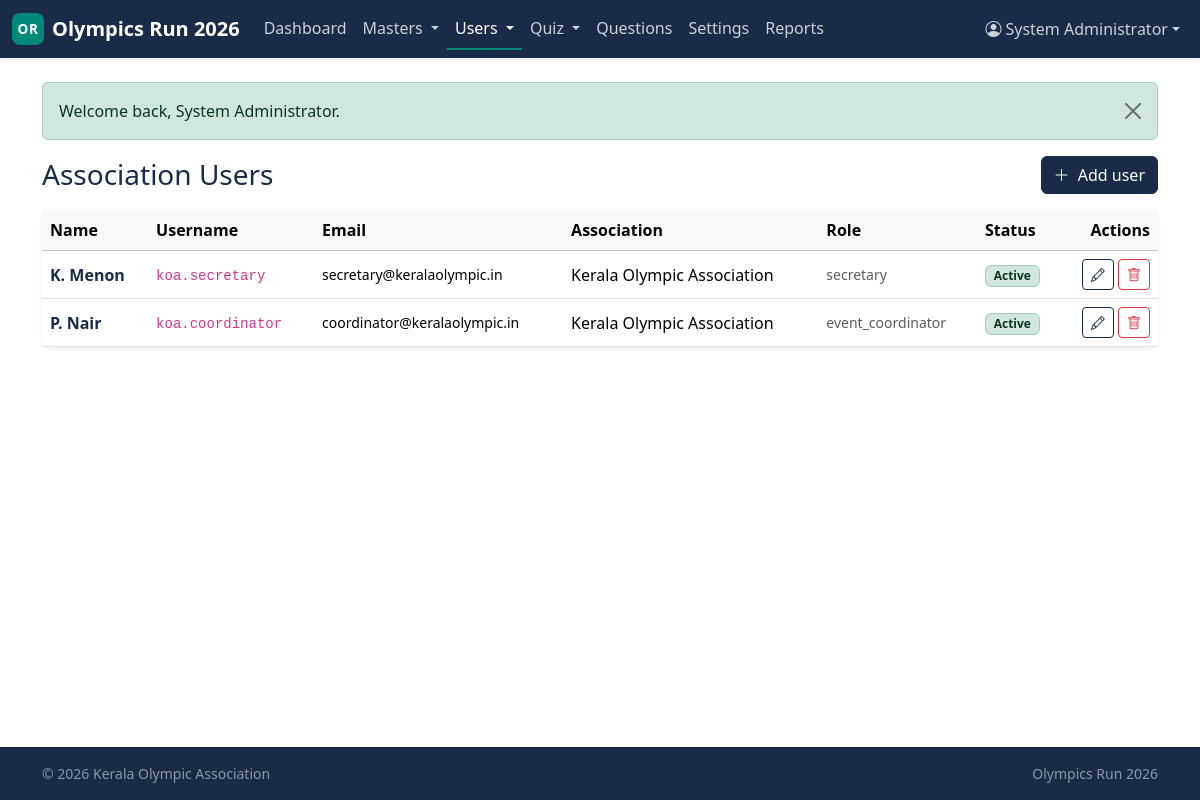
Page /admin/association-users (signed in) on the committed database.
### tables this page shows
CREATE TABLE association_users (
    association_user_id INT UNSIGNED  NOT NULL AUTO_INCREMENT,
    association_id      INT UNSIGNED  NOT NULL,
    username            VARCHAR(64)   NOT NULL,
    email               VARCHAR(190)  NOT NULL,
    password_hash       VARCHAR(255)  NOT NULL,
    full_name           VARCHAR(150)  NOT NULL,
    phone               VARCHAR(20)   NULL,
    role_label          VARCHAR(60)   NOT NULL DEFAULT 'operator',
    status              ENUM('active','suspended') NOT NULL DEFAULT 'active',
    last_login_at       DATETIME      NULL,
    created_at          DATETIME      NOT NULL DEFAULT CURRENT_TIMESTAMP,
    updated_at          DATETIME      NOT NULL DEFAULT CURRENT_TIMESTAMP
                                                ON UPDATE CURRENT_TIMESTAMP,
    PRIMARY KEY (association_user_id),
    UNIQUE KEY uniq_au_username (username),
    UNIQUE KEY uniq_au_email (email),
    KEY idx_au_assoc (association_id),
    KEY idx_au_status (status),
    CONSTRAINT fk_au_assoc
        FOREIGN KEY (association_id) REFERENCES associations(association_id)
        ON DELETE CASCADE
);

CREATE TABLE associations (
    association_id  INT UNSIGNED  NOT NULL AUTO_INCREMENT,
    name            VARCHAR(200)  NOT NULL,
    short_code      VARCHAR(20)   NOT NULL,
    region          VARCHAR(100)  NULL,
    contact_email   VARCHAR(190)  NULL,
    contact_phone   VARCHAR(20)   NULL,
    address         TEXT          NULL,
    logo_path       VARCHAR(255)  NULL,
    status          ENUM('active','inactive') NOT NULL DEFAULT 'active',
    created_by_admin_id INT UNSIGNED NULL,
    created_at      DATETIME      NOT NULL DEFAULT CURRENT_TIMESTAMP,
    updated_at      DATETIME      NOT NULL DEFAULT CURRENT_TIMESTAMP
                                                ON UPDATE CURRENT_TIMESTAMP,
    PRIMARY KEY (association_id),
    UNIQUE KEY uniq_assoc_code (short_code),
    KEY idx_assoc_status (status),
    KEY idx_assoc_region (region),
    CONSTRAINT fk_assoc_created_by
        FOREIGN KEY (created_by_admin_id) REFERENCES admins(admin_id)
        ON DELETE SET NULL
);

### includes/helpers.php (called while the page is built, shortened)
<?php
function e(?string $value): string
{
    return htmlspecialchars((string)$value, ENT_QUOTES | ENT_SUBSTITUTE, 'UTF-8');
}
function view(string $template, array $data = []): string
{
    $__file = __DIR__ . '/../views/' . $template . '.php';
    extract($data, EXTR_SKIP);
    include $__file;
    return ob_get_clean();
}
function render(string $template, array $data = []): void
{
    $content   = view($template, $data);
    include __DIR__ . '/../views/layouts/app.php';
}
function status_badge(?string $status): string
{
    $map = [
        'active'         => 'bg-success-subtle text-success-emphasis border border-success-subtle',
        'approved'       => 'bg-success-subtle text-success-emphasis border border-success-subtle',
        'open'           => 'bg-success-subtle text-success-emphasis border border-success-subtle',
        'published'      => 'bg-success-subtle text-success-emphasis border border-success-subtle',
        'pending'        => 'bg-warning-subtle text-warning-emphasis border border-warning-subtle',
        'needs_revision' => 'bg-warning-subtle text-warning-emphasis border border-warning-subtle',
        'scheduled'      => 'bg-info-subtle text-info-emphasis border border-info-subtle',
        'draft'          => 'bg-secondary-subtle text-secondary-emphasis border border-secondary-subtle',
        'closed'         => 'bg-secondary-subtle text-secondary-emphasis border border-secondary-subtle',
        'inactive'       => 'bg-secondary-subtle text-secondary-emphasis border border-secondary-subtle',
        'suspended'      => 'bg-danger-subtle text-danger-emphasis border border-danger-subtle',
        'rejected'       => 'bg-danger-subtle text-danger-emphasis border border-danger-subtle',
        'cancelled'      => 'bg-danger-subtle text-danger-emphasis border border-danger-subtle',
        'disqualified'   => 'bg-danger-subtle text-danger-emphasis border border-danger-subtle',
    ];
    $key = strtolower((string)$status);
    return 'badge ' . ($map[$key] ?? 'bg-light text-dark border');
}
function status_label(?string $status): string
{
    return ucwords(str_replace('_', ' ', (string)$status));
}

### controllers/AdminAssociationUsersController.php (called while the page is built, shortened)
<?php
final class AdminAssociationUsersController
{
    public function index(): void
    {
        render('admin/association_users/index', [
            'title' => 'Association Users — Admin',
            'users' => AssociationUser::all(),
        ]);
    }
}

### includes/Database.php (called while the page is built, shortened)
<?php
final class Database
{
    private static ?PDO $pdo = null;
    public static function connection(): PDO
    {
        $cfg = $GLOBALS['APP_CONFIG']['db'];
        $dsn = sprintf(
            'mysql:host=%s;port=%d;dbname=%s;charset=%s',
            $cfg['host'],
            $cfg['port'],
            $cfg['name'],
            $cfg['charset']
        );
        self::$pdo = new PDO($dsn, $cfg['user'], $cfg['pass'], [
            PDO::ATTR_ERRMODE            => PDO::ERRMODE_EXCEPTION,
            PDO::ATTR_DEFAULT_FETCH_MODE => PDO::FETCH_ASSOC,
            PDO::ATTR_EMULATE_PREPARES   => false,
            PDO::MYSQL_ATTR_INIT_COMMAND => "SET NAMES utf8mb4 COLLATE utf8mb4_unicode_ci",
        ]);
        return self::$pdo;
    }
    public static function query(string $sql, array $params = []): PDOStatement
    {
        $stmt = self::connection()->prepare($sql);
        $stmt->execute($params);
        return $stmt;
    }
    public static function fetchAll(string $sql, array $params = []): array
    {
        return self::query($sql, $params)->fetchAll();
    }
}

### models/AssociationUser.php (called while the page is built, shortened)
<?php
final class AssociationUser
{
    public static function all(): array
    {
        return Database::fetchAll(
            'SELECT au.*, a.name AS association_name
               FROM association_users au
               JOIN associations a ON a.association_id = au.association_id
              ORDER BY au.full_name ASC'
        );
    }
}

### views/admin/association_users/index.php (the view, shortened to what this page needs)
<div class="d-md-flex justify-content-between align-items-center mb-3">
    <h1 class="h3 text-navy mb-2 mb-md-0">Association Users</h1>
    <a href="/admin/association-users/new" class="btn btn-primary">
        <i class="bi bi-plus-lg me-1"></i> Add user
    </a>
</div>
<div class="card panel border-0 shadow-sm">
    <div class="table-responsive">
        <table class="table align-middle mb-0">
            <thead class="table-light">
                <tr>
                    <th>Name</th>
                    <th>Username</th>
                    <th class="d-none d-md-table-cell">Email</th>
                    <th class="d-none d-lg-table-cell">Association</th>
                    <th class="d-none d-lg-table-cell">Role</th>
                    <th>Status</th>
                    <th class="text-end">Actions</th>
                </tr>
            </thead>
            <tbody>
                <?php if (empty($users)): ?>
                    <tr><td colspan="7" class="text-center text-muted py-4">No association users yet.</td></tr>
                <?php else: foreach ($users as $u): ?>
                    <tr>
                        <td>
                            <div class="fw-semibold text-navy"><?= e($u['full_name']) ?></div>
                        </td>
                        <td><code><?= e($u['username']) ?></code></td>
                        <td class="d-none d-md-table-cell small"><?= e($u['email']) ?></td>
                        <td class="d-none d-lg-table-cell"><?= e($u['association_name']) ?></td>
                        <td class="d-none d-lg-table-cell small text-muted"><?= e($u['role_label']) ?></td>
                        <td><span class="<?= status_badge($u['status']) ?>"><?= e(status_label($u['status'])) ?></span></td>
                        <td class="text-end text-nowrap">
                            <a href="/admin/association-users/<?= (int)$u['association_user_id'] ?>/edit"
                               class="btn btn-sm btn-outline-navy"><i class="bi bi-pencil"></i></a>
                            <form action="/admin/association-users/<?= (int)$u['association_user_id'] ?>/delete"
                                  method="post" class="d-inline"
                                  onsubmit="return confirm('Delete this user?');">
                                <button class="btn btn-sm btn-outline-danger"><i class="bi bi-trash"></i></button>
                            </form>
                        </td>
                    </tr>
                <?php endforeach; endif; ?>
            </tbody>
        </table>
    </div>
</div>

### public/index.php (shortened to what this page needs)
<?php
$reqPath = strtok($_SERVER['REQUEST_URI'] ?? '/', '?') ?: '/';
$reqPath = rtrim($reqPath, '/') ?: '/';
$method  = $_SERVER['REQUEST_METHOD'] ?? 'GET';
foreach ($routes as $pattern => $handler) {
    [$rMethod, $rPath] = explode(' ', $pattern, 2);
    if ($rMethod !== $method) continue;
    if (!str_contains($rPath, '{')) {
        if ($rPath !== $reqPath) continue;
        $params = [];
    } else {
        $regex = '#^' . preg_replace('#\{(\w+)\}#', '(?<$1>[^/]+)', $rPath) . '$#';
        if (!preg_match($regex, $reqPath, $m)) continue;
        $params = array_values(array_filter(
            $m,
            static fn($k) => is_string($k),
            ARRAY_FILTER_USE_KEY
        ));
    }
    if (is_array($handler)) {
        [$class, $methodName] = $handler;
        (new $class)->$methodName(...$params);
    } else {
        $handler(...$params);
    }
    return;
}

### public/css/app.css (style rules this page uses)
:root { --or-navy: #1A2B49; --or-navy-700: #14223A; --or-navy-300: #4A5A75; --or-teal: #00897B; --or-teal-700: #006B61; --or-teal-300: #4DB6A6; --or-panel: #F5F7FA; --or-panel-dark: #E6EAF1; --or-bg: #FFFFFF; --or-text: #1F2937; --or-muted: #6B7280; }
:root, [data-bs-theme="light"] { --bs-primary: var(--or-navy); --bs-primary-rgb: 26, 43, 73; --bs-link-color: var(--or-teal); --bs-link-color-rgb: 0, 137, 123; --bs-link-hover-color: var(--or-teal-700); --bs-body-bg: var(--or-bg); --bs-body-color: var(--or-text); }
body.bg-app { background-color: var(--or-bg); color: var(--or-text); }
.text-navy { color: var(--or-navy) !important; }
.card.panel { background-color: var(--or-panel); border-radius: 0.75rem; }
.btn-primary { --bs-btn-bg: var(--or-navy); --bs-btn-border-color: var(--or-navy); --bs-btn-hover-bg: var(--or-navy-700); --bs-btn-hover-border-color: var(--or-navy-700); --bs-btn-active-bg: var(--or-navy-700); --bs-btn-active-border-color: var(--or-navy-700); --bs-btn-disabled-bg: var(--or-navy-300); --bs-btn-disabled-border-color: var(--or-navy-300); }
.btn-outline-navy { --bs-btn-color: var(--or-navy); --bs-btn-border-color: var(--or-navy); --bs-btn-hover-color: #fff; --bs-btn-hover-bg: var(--or-navy); --bs-btn-hover-border-color: var(--or-navy); }

### rows in the picture
association_users: full_name "K. Menon", username "koa.secretary", email "secretary@keralaolympic.in", association.name "Kerala Olympic Association", role_label "secretary", status "Active"
association_users: full_name "P. Nair", username "koa.coordinator", email "coordinator@keralaolympic.in", association.name "Kerala Olympic Association", role_label "event_coordinator", status "Active"

### other values in the picture
$item['label'] "Dashboard"
$item['label'] "Masters"
$item['label'] "Users"
$item['label'] "Quiz"
$item['label'] "Questions"
$item['label'] "Settings"
$item['label'] "Reports"
$msg "Welcome back, System Administrator."
